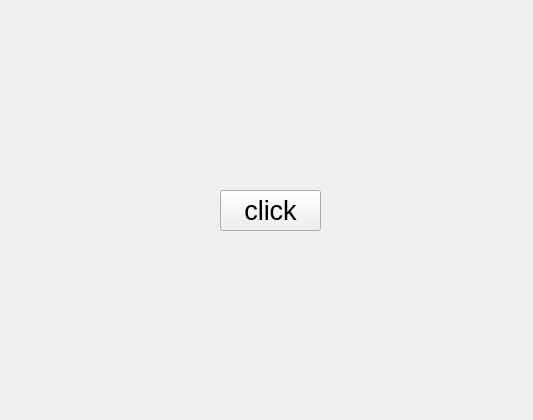
<?xml version="1.0" encoding="UTF-8"?>
<ui version="4.0">
 <class>Form</class>
 <widget class="QWidget" name="Form">
  <property name="geometry">
   <rect>
    <x>0</x>
    <y>0</y>
    <width>533</width>
    <height>420</height>
   </rect>
  </property>
  <property name="windowTitle">
   <string>Form</string>
  </property>
  <widget class="QPushButton" name="pushButton">
   <property name="geometry">
    <rect>
     <x>220</x>
     <y>190</y>
     <width>101</width>
     <height>41</height>
    </rect>
   </property>
   <property name="font">
    <font>
     <pointsize>20</pointsize>
    </font>
   </property>
   <property name="text">
    <string>click</string>
   </property>
  </widget>
 </widget>
 <resources/>
 <connections/>
</ui>
